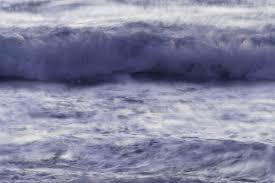
#> input picture The Visual Machinery of the Human Brain/Images/blue2.jpg, 275 x 183 px; its folder holds only this picture in this run
$ jupyter execute 'The Visual Machinery of the Human Brain.ipynb'
#> lines starting #> are read from the running program, lines starting #| are printed output that depends on the picture; after the words box and inside, x2 and y2 are one past the last pixel; in counts of white or black regions, pixels touching at a corner belong together
[cell 1]
import matplotlib.pyplot as plt
import numpy as np
from scipy.signal import convolve2d
from IPython.display import display, Math, Latex
from PIL import Image, ImageFilter
import os, os.path
import glob
from copy import deepcopy, copy
from skimage import color, io
from skimage.transform import resize

# The Visual Machinery of the human Brain

# Introduction
In this lab we will explore different edge detection algorithm to mimic the behavoir of simple cells.

# Method
We will be using black and white images as this will be making it simpler and will not really affect our algorithm. Then we will convolve it with different version of Kirsch or Sobel operator. So we will be filtering the images and then pass it through a threshold algorithm that will mimic the behavior of simple cells.

[cell 2]
def kirsch(img_1):
    K_0 = [[5,5,5],[-3,0,-3],[-3,-3,-3]]
    K_1 = [[-3,5,5],[-3,0,5],[-3,-3,-3]]
    K_2 = [[-3,-3,5],[-3,0,5],[-3,-3,5]]
    K_3 = [[-3,-3,-3],[-3,0,5],[-3,5,5]]
    K_4 = [[-3,-3,-3],[-3,0,-3],[5,5,5]]
    K_5 = [[-3,-3,-3],[5,0,-3],[5,5,-3]]
    K_6 = [[5,-3,-3],[5,0,-3],[5,-3,-3]]
    K_7 = [[5,5,-3],[5,0,-3],[-3,-3,-3]]

    filt0 = abs(convolve2d(img_1,K_0,mode='same'))
    filt1 = abs(convolve2d(img_1,K_1,mode='same'))
    filt2 = abs(convolve2d(img_1,K_2,mode='same'))
    filt3 = abs(convolve2d(img_1,K_3,mode='same'))
    filt4 = abs(convolve2d(img_1,K_4,mode='same'))
    filt5 = abs(convolve2d(img_1,K_5,mode='same'))
    filt6 = abs(convolve2d(img_1,K_6,mode='same'))
    filt7 = abs(convolve2d(img_1,K_7,mode='same'))

    res = filt5
    th = 0.5
    th_1 = thresholding(res,th*1)
    th_2 = thresholding(res,th*2)
    th_3 = thresholding(res,th*3)
    th_4 = thresholding(res,th*4)
    th_5 = thresholding(res,th*5)
    show(res,th_1,th_2,th_3,th_4,th_5,th)

[cell 3]
def sobel(img_1):
    hz = convolve2d(img_1,sobel_horizontal,mode='same')
    vert = convolve2d(img_1,sobel_vertical,mode='same')
    res = np.sqrt(hz**2 + vert**2)
    th = 0.2
    th_1 = thresholding(res,th)
    th_2 = thresholding(res,th*2)
    th_3 = thresholding(res,th*3)
    th_4 = thresholding(res,th*4)
    th_5 = thresholding(res,th*5)
    show(res,th_1,th_2,th_3,th_4,th_5,th)

[cell 4]
def show(o_img,th_1,th_2,th_3,th_4,th_5,th):
    fig = plt.figure()
    fig.set_figheight(15)
    fig.set_figwidth(15)
    fig.add_subplot(2,3,1)
    plt.imshow(o_img, cmap='gray')
    plt.title("Pre-Threshold")
    # display the new image
    fig.add_subplot(2,3,2)
    plt.imshow(th_1, cmap='gray')
    plt.title("Threshold = " + str(th))
    fig.add_subplot(2,3,3)
    plt.imshow(th_2, cmap='gray')
    plt.title("Threshold= " + str(th*2))
    fig.add_subplot(2,3,4)
    plt.imshow(th_3, cmap='gray')

    plt.title("Threshold= " + str(th*3))
    fig.add_subplot(2,3,5)
    plt.imshow(th_4, cmap='gray')
    plt.title("Threshold= " + str(th*4))
    fig.add_subplot(2,3,6)
    plt.imshow(th_5, cmap='gray')
    plt.title("Threshold= " + str(th*5))
    plt.show(block=True)

[cell 5]
def thresholding(img,threshold= 100):
    k = np.zeros_like(img)
    for i in range(img.shape[0]):
        for j in range(img.shape[1]):
            if (img[i][j] < threshold):
                k[i][j] = 0
            else:
                k[i][j] = 255
    return np.array(k)

[cell 6]
ima = []
for filename in glob.glob('Images/*.jpg'): #assuming gif
    img = color.rgb2gray(io.imread(filename))
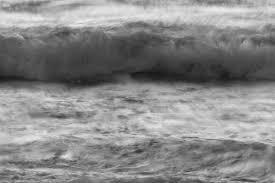
#> img: shape (183, 275) float64; min 0.0864, max 0.938, mean 0.537
    img = resize(img, (256, 256), anti_aliasing=True)
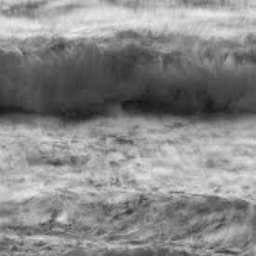
#> img: shape (256, 256) float64; min 0.0888, max 0.928, mean 0.537
    ima.append(img)

[cell 7]
for i in range(len(ima)):
    kirsch(ima[i])
#> this loop made 1 pass
#> (K_0 in kirsch, K_1 in kirsch, K_2 in kirsch, K_3 in kirsch, K_4 in kirsch, K_5 in kirsch, K_6 in kirsch, K_7 in kirsch) on pass 1: ([[5, 5, 5], [-3, 0, -3], [-3, -3, -3]], [[-3, 5, 5], [-3, 0, 5], [-3, -3, -3]], [[-3, -3, 5], [-3, 0, 5], [-3, -3, 5]], [[-3, -3, -3], [-3, 0, 5], [-3, 5, 5]], [[-3, -3, -3], [-3, 0, -3], [5, 5, 5]], [[-3, -3, -3], [5, 0, -3], [5, 5, -3]], [[5, -3, -3], [5, 0, -3], [5, -3, -3]], [[5, 5, -3], [5, 0, -3], [-3, -3, -3]])
#> pass 1, in kirsch, `filt0 = abs(convolve2d(img_1,K_0,mode='same'))`:
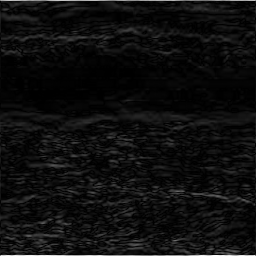
#> filt0: shape (256, 256) float64; min 0, max 9.35, mean 0.527; drawn with min black and max white
#> pass 1, in kirsch, `filt1 = abs(convolve2d(img_1,K_1,mode='same'))`:
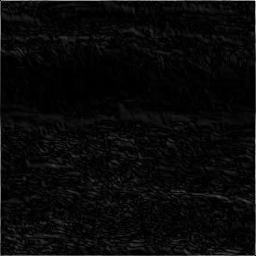
#> filt1: shape (256, 256) float64; min 4.44e-16, max 11.59, mean 0.433; drawn with min black and max white
#> pass 1, in kirsch, `filt2 = abs(convolve2d(img_1,K_2,mode='same'))`:
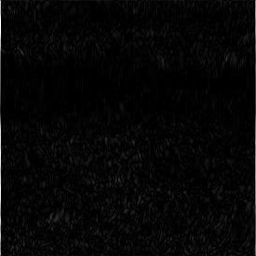
#> filt2: shape (256, 256) float64; min 0, max 12.89, mean 0.317; drawn with min black and max white
#> pass 1, in kirsch, `filt3 = abs(convolve2d(img_1,K_3,mode='same'))`:
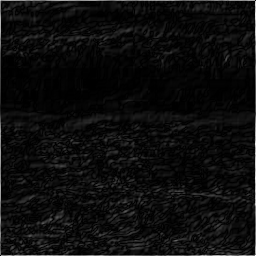
#> filt3: shape (256, 256) float64; min 4.44e-16, max 8.57, mean 0.442; drawn with min black and max white

[cell 8]
sobel_horizontal = [[-1,-2,-1],[0,0,0],[1,2,1]]
sobel_vertical = [[-1,0,1],[-2,0,2],[-1,0,1]]
for i in range(len(ima)):
    sobel(ima[i])
#> this loop made 1 pass
#> th in sobel on pass 1: 0.2
#> pass 1, in sobel, `hz = convolve2d(img_1,sobel_horizontal,mode='same')`:
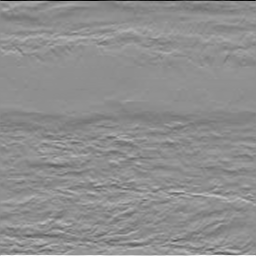
#> hz: shape (256, 256) float64; min -3.21, max 2.54, mean 0.00331; drawn with min black and max white
#> pass 1, in sobel, `vert = convolve2d(img_1,sobel_vertical,mode='same')`:
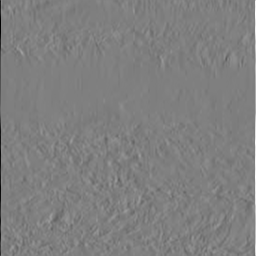
#> vert: shape (256, 256) float64; min -3.44, max 3.44, mean -4.66e-05; drawn with min black and max white
#> pass 1, in sobel, `res = np.sqrt(hz**2 + vert**2)`:
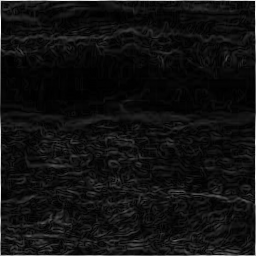
#> res: shape (256, 256) float64; min 5.55e-17, max 3.44, mean 0.233; drawn with min black and max white
#> pass 1, in sobel, `th_1 = thresholding(res,th)`:
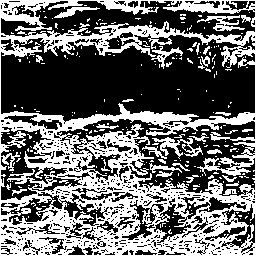
#> th_1: shape (256, 256) float64; 41.7% white; 263 white regions (234 under 20 px), largest, box (x1, y1, x2, y2) and area: (0, 0, 256, 256) 24321, (152, 137, 203, 159) 370, (197, 15, 245, 31) 286
